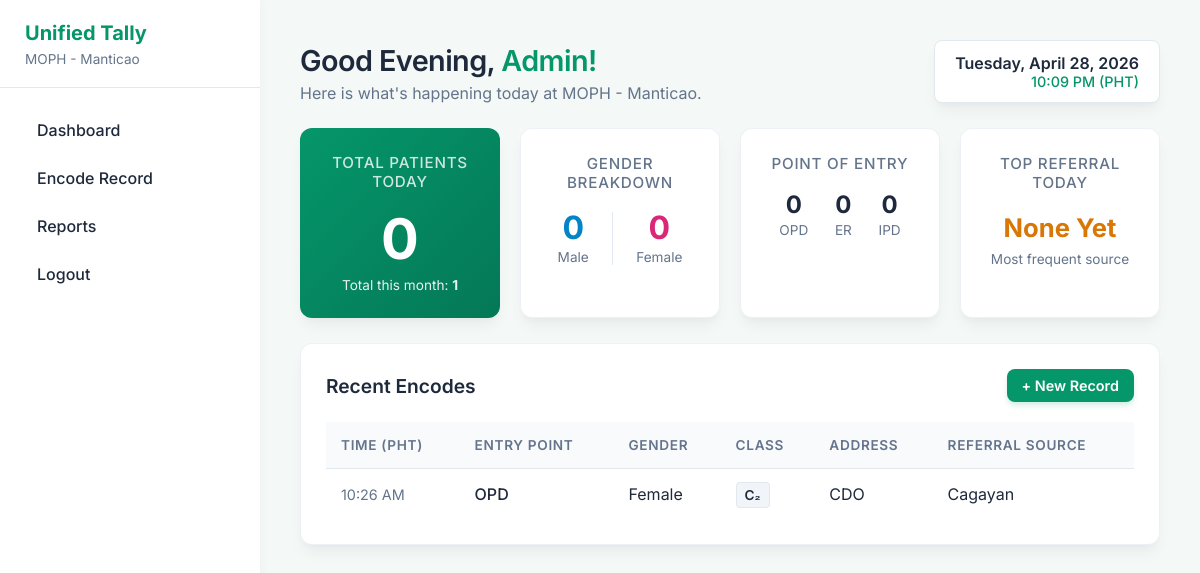
/dashboard.php (signed in), run on the app's committed database.
### tables this page shows
CREATE TABLE tally_records (
            id INTEGER PRIMARY KEY AUTOINCREMENT,
            point_of_entry TEXT,
            referral_source TEXT,
            classification TEXT,
            gender TEXT,
            civil_status TEXT,
            address TEXT,
            occupation TEXT,
            house TEXT,
            light_source TEXT,
            water_source TEXT,
            educational_attainment TEXT,
            household_members TEXT,
            created_at DATETIME DEFAULT CURRENT_TIMESTAMP
        );

### dashboard.php (the view, shortened to what this page needs)
<?php
require_once 'includes/db.php';
include 'includes/header.php';
$today = date('Y-m-d');
$month = date('Y-m');
function getCount($db, $condition = "1=1", $params = []) {
    $stmt = $db->prepare("SELECT COUNT(*) FROM tally_records WHERE $condition");
    $stmt->execute($params);
    return $stmt->fetchColumn();
}
$total_today = getCount($db, "DATE(created_at) = ?", [$today]);
$total_month = getCount($db, "strftime('%Y-%m', created_at) = ?", [$month]);
$male_count = getCount($db, "DATE(created_at) = ? AND gender = 'Male'", [$today]);
$female_count = getCount($db, "DATE(created_at) = ? AND gender = 'Female'", [$today]);
$opd_count = getCount($db, "DATE(created_at) = ? AND point_of_entry = 'OPD'", [$today]);
$er_count = getCount($db, "DATE(created_at) = ? AND point_of_entry = 'ER'", [$today]);
$ipd_count = getCount($db, "DATE(created_at) = ? AND point_of_entry = 'IPD'", [$today]);
$stmt = $db->prepare("SELECT referral_source, COUNT(*) as count FROM tally_records WHERE DATE(created_at) = ? AND referral_source != '' GROUP BY referral_source ORDER BY count DESC LIMIT 1");
$stmt->execute([$today]);
$top_referral = $stmt->fetch(PDO::FETCH_ASSOC);
$top_referral_text = $top_referral ? $top_referral['referral_source'] : 'None Yet';
$hour = date('H');
if ($hour < 12) $greeting = "Good Morning";
elseif ($hour < 18) $greeting = "Good Afternoon";
else $greeting = "Good Evening";
$username = $_SESSION['username'] ?? 'User';
?>
<div style="display: flex; justify-content: space-between; align-items: flex-end; margin-bottom: 25px;">
    <div>
        <h1 style="margin-bottom: 5px;"><?php echo $greeting; ?>, <span style="color: var(--primary); text-transform: capitalize;"><?php echo htmlspecialchars($username); ?>!</span></h1>
        <p style="color: var(--text-muted); margin: 0;">Here is what's happening today at MOPH - Manticao.</p>
    </div>
    <div style="text-align: right; background: white; padding: 12px 20px; border-radius: 8px; border: 1px solid var(--border); box-shadow: var(--card-shadow);">
        <p style="margin: 0; font-weight: 600; color: var(--text-dark);"><?php echo date('l, F j, Y'); ?></p>
        <p style="margin: 0; font-size: 0.9rem; color: var(--primary); font-weight: 500;"><?php echo date('h:i A'); ?> (PHT)</p>
    </div>
</div>
<div class="dashboard-grid">
    <div class="stat-card" style="background: linear-gradient(135deg, var(--primary) 0%, var(--primary-hover) 100%); color: white; border: none; display: flex; flex-direction: column; justify-content: center;">
        <h3 style="color: rgba(255,255,255,0.8);">Total Patients Today</h3>
        <div class="value" style="color: white; font-size: 3.5rem; line-height: 1; margin: 10px 0;"><?php echo $total_today; ?></div>
        <p style="margin: 0; font-size: 0.85rem; color: rgba(255,255,255,0.9);">
            Total this month: <strong><?php echo $total_month; ?></strong>
        </p>
    </div>
    <div class="stat-card">
        <h3>Gender Breakdown</h3>
        <div style="display: flex; justify-content: space-around; margin-top: 20px;">
            <div>
                <div style="font-size: 2rem; font-weight: 700; color: #0284c7; line-height: 1;"><?php echo $male_count; ?></div>
                <div style="font-size: 0.85rem; color: var(--text-muted); margin-top: 5px;">Male</div>
            </div>
            <div>
                <div style="font-size: 2rem; font-weight: 700; color: #db2777; line-height: 1;"><?php echo $female_count; ?></div>
                <div style="font-size: 0.85rem; color: var(--text-muted); margin-top: 5px;">Female</div>
            </div>
        </div>
    </div>
    <div class="stat-card">
        <h3>Point of Entry</h3>
        <div style="display: flex; justify-content: space-around; margin-top: 20px;">
            <div>
                <div style="font-size: 1.5rem; font-weight: 700; color: var(--text-dark); line-height: 1;"><?php echo $opd_count; ?></div>
                <div style="font-size: 0.85rem; color: var(--text-muted); margin-top: 5px;">OPD</div>
            </div>
            <div>
                <div style="font-size: 1.5rem; font-weight: 700; color: var(--text-dark); line-height: 1;"><?php echo $er_count; ?></div>
                <div style="font-size: 0.85rem; color: var(--text-muted); margin-top: 5px;">ER</div>
            </div>
            <div>
                <div style="font-size: 1.5rem; font-weight: 700; color: var(--text-dark); line-height: 1;"><?php echo $ipd_count; ?></div>
                <div style="font-size: 0.85rem; color: var(--text-muted); margin-top: 5px;">IPD</div>
            </div>
        </div>
    </div>
    <div class="stat-card">
        <h3>Top Referral Today</h3>
        <div class="value" style="font-size: 1.6rem; margin-top: 20px; color: #d97706;"><?php echo htmlspecialchars($top_referral_text); ?></div>
        <p style="margin: 8px 0 0 0; font-size: 0.85rem; color: var(--text-muted);">Most frequent source</p>
    </div>
</div>
<div class="card" style="margin-top: 25px;">
    <div style="display: flex; justify-content: space-between; align-items: center; margin-bottom: 20px;">
        <h2 style="margin: 0; font-size: 1.2rem;">Recent Encodes</h2>
        <a href="encode.php" class="btn" style="padding: 8px 15px; font-size: 0.9rem;">+ New Record</a>
    </div>
    <table>
        <thead>
            <tr>
                <th>Time (PHT)</th>
                <th>Entry Point</th>
                <th>Gender</th>
                <th>Class</th>
                <th>Address</th>
                <th>Referral Source</th>
            </tr>
        </thead>
        <tbody>
            <?php
            $stmt = $db->query("SELECT * FROM tally_records ORDER BY id DESC LIMIT 5");
            while ($row = $stmt->fetch(PDO::FETCH_ASSOC)) {
                echo "<tr>";
                echo "<td style='color: var(--text-muted); font-size: 0.9rem;'>" . date('h:i A', strtotime($row['created_at'])) . "</td>";
                echo "<td style='font-weight: 500;'>" . htmlspecialchars($row['point_of_entry']) . "</td>";
                echo "<td>" . htmlspecialchars($row['gender']) . "</td>";
                $class_display = $row['classification'];
                if ($class_display == 'C2') $class_display = 'C&#8322;';
                echo "<td><span style='background: #f1f5f9; padding: 4px 8px; border-radius: 4px; font-size: 0.85rem; font-weight: 600; border: 1px solid var(--border); color: var(--text-dark);'>" . $class_display . "</span></td>";
                echo "<td>" . htmlspecialchars($row['address'] ? $row['address'] : '-') . "</td>";
                echo "<td>" . htmlspecialchars($row['referral_source']) . "</td>";
                echo "</tr>";
            }
            ?>
        </tbody>
    </table>
</div>
<?php include 'includes/footer.php'; ?>

### includes/header.php (shortened to what this page needs)
<!DOCTYPE html>
<html lang="en">
<head>
    <link rel="stylesheet" href="css/style.css">
</head>
<body>
    <div class="sidebar">
        <div class="sidebar-brand">
            <h2>Unified Tally</h2>
            <p>MOPH - Manticao</p>
        </div>
        <ul>
            <li><a href="dashboard.php">Dashboard</a></li>
            <li><a href="encode.php">Encode Record</a></li>
            <li><a href="reports.php">Reports</a></li>
            <li><a href="logout.php">Logout</a></li>
        </ul>
    </div>
    <div class="main-content">

### includes/footer.php (shortened to what this page needs)
    </div>
</body>
</html>

### css/style.css (style rules this page uses)
:root { --primary: #059669; --primary-hover: #047857; --primary-light: #d1fae5; --bg-color: #f4f8f6; --sidebar-bg: #ffffff; --text-dark: #1e293b; --text-muted: #64748b; --border: #e2e8f0; --card-shadow: 0 10px 15px -3px rgba(0, 0, 0, 0.05), 0 4px 6px -2px rgba(0, 0, 0, 0.025); --transition: all 0.2s ease-in-out; }
body { margin: 0; font-family: 'Inter', sans-serif; display: flex; min-height: 100vh; background-color: var(--bg-color); color: var(--text-dark); }
.sidebar { width: 260px; background-color: var(--sidebar-bg); padding: 20px 0; position: fixed; height: 100vh; overflow-y: auto; box-shadow: 1px 0 10px rgba(0,0,0,0.03); z-index: 10; }
.sidebar-brand { padding: 0 25px 20px 25px; border-bottom: 1px solid var(--border); margin-bottom: 20px; }
.sidebar-brand h2 { margin: 0; font-size: 1.25rem; font-weight: 700; color: var(--primary); line-height: 1.3; }
.sidebar-brand p { margin: 5px 0 0 0; font-size: 0.85rem; color: var(--text-muted); }
.sidebar ul { list-style: none; padding: 0; margin: 0; }
.sidebar a { display: flex; align-items: center; padding: 12px 25px; color: var(--text-dark); text-decoration: none; font-weight: 500; transition: var(--transition); margin: 4px 12px; border-radius: 8px; }
.main-content { flex: 1; padding: 40px; margin-left: 260px; width: calc(100% - 260px); box-sizing: border-box; }
h1, h2, h3 { color: var(--text-dark); font-weight: 600; }
h1 { margin-top: 0; margin-bottom: 25px; font-size: 1.8rem; letter-spacing: -0.02em; }
.card { background: white; border-radius: 12px; padding: 25px; box-shadow: var(--card-shadow); margin-bottom: 25px; border: 1px solid rgba(226, 232, 240, 0.6); }
.dashboard-grid { display: grid; grid-template-columns: repeat(auto-fit, minmax(200px, 1fr)); gap: 20px; }
.stat-card { background: white; padding: 25px; border-radius: 12px; box-shadow: var(--card-shadow); text-align: center; border: 1px solid rgba(226, 232, 240, 0.6); transition: var(--transition); }
.stat-card h3 { margin: 0 0 10px 0; font-size: 0.95rem; color: var(--text-muted); font-weight: 500; text-transform: uppercase; letter-spacing: 0.05em; }
.stat-card .value { font-size: 2.5rem; font-weight: 700; color: var(--primary); }
.btn { background-color: var(--primary); color: white; padding: 12px 24px; border: none; border-radius: 8px; cursor: pointer; font-size: 1rem; font-weight: 600; transition: var(--transition); text-decoration: none; display: inline-block; box-shadow: 0 4px 6px -1px rgba(5, 150, 105, 0.2); }
table { width: 100%; border-collapse: separate; border-spacing: 0; }
th, td { padding: 15px; text-align: left; border-bottom: 1px solid var(--border); }
th { background-color: #f8fafc; font-weight: 600; color: var(--text-muted); text-transform: uppercase; font-size: 0.85rem; letter-spacing: 0.05em; }
tr:last-child td { border-bottom: none; }
tbody tr { transition: var(--transition); }

### data on the page
tally_records: created_at "10:26 AM", point_of_entry "OPD", gender "Female", classification "C₂", address "CDO", referral_source "Cagayan"

### other printed values
$greeting "Good Evening"
$username "Admin"
$total_today "0"
$total_month "1"
$male_count "0"
$female_count "0"
$opd_count "0"
$er_count "0"
$ipd_count "0"
$top_referral_text "None Yet"
